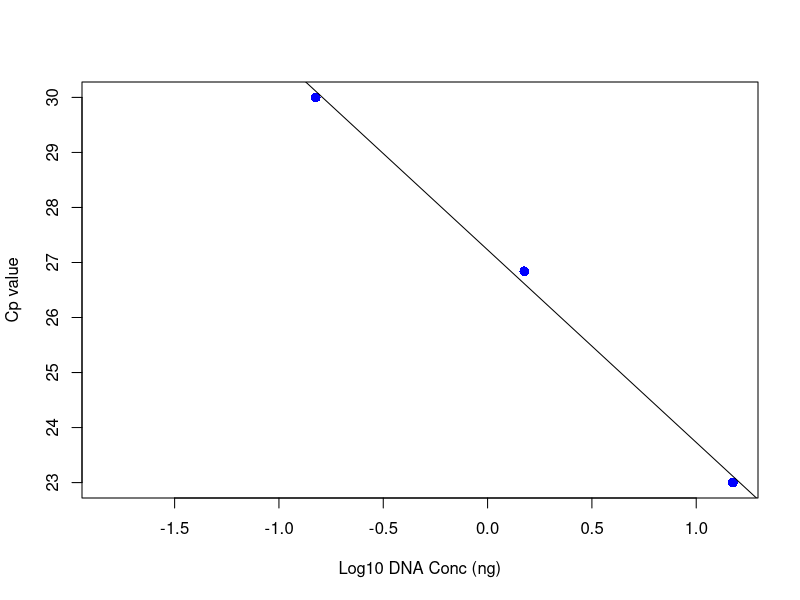
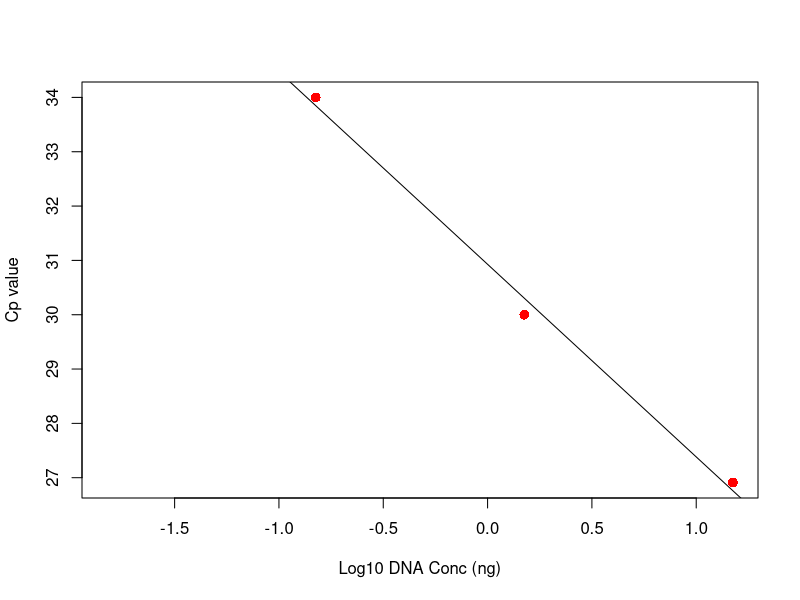
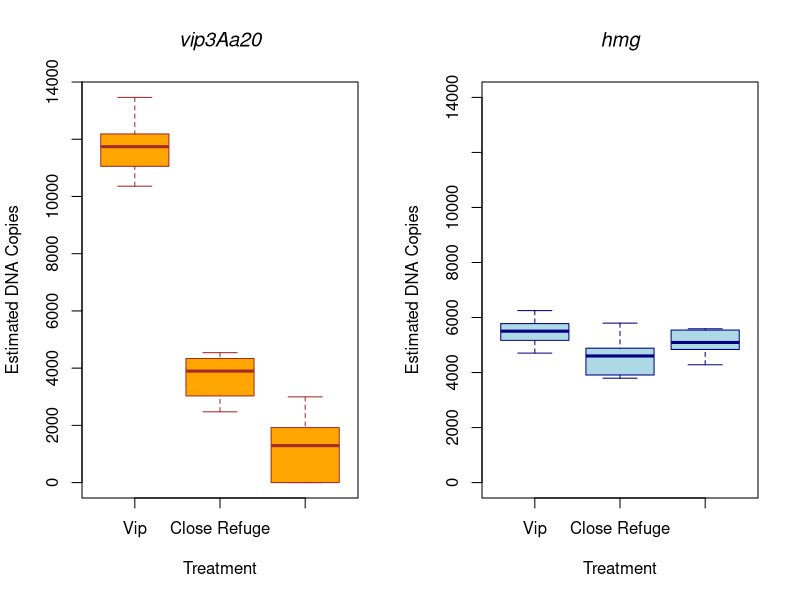

These figures' R source, in order:
#This is the script that I am using to analyze my corn kernel qPCR assay
#10112023 MLF


###### CUSTOM FUNCTIONS ######

#To calculate ng per test sample --------
abs_quant <- function(C,m,b){
  10^((C-b)/m)
}


# Bootstrapping function -------
boot.fn <- function(x, N=5000) {
  Int.1 <- replicate(N, mean(sample(x, size= length(x), replace=T)))
  Int.CI <- quantile(Int.1, probs=c(0.025,0.975))
  Int.CI
}


###### PREPPING WORKSPACE ######

x <- c("dplyr","ggpubr", "ggplot2", "data.table","gridExtra", "nlme") 
lapply(x, FUN = function(X) {do.call("library", list(X))}) #loading libraries

setwd("~/Downloads")

data <- read.csv("Vip_qPCR_2ndDer_10172023.csv", header = T)


#sanity check for data entry - all tests should have 4 except for one refuge sample, two per std, 4 negs 
table(data$Name)

#Getting NA samples, which were not detectable
data_NoAmp <- data[is.na(data$Cp),]
table(data_NoAmp$Name)# includes negatives

data_clean <- data[,c(4:8,11)]
data_clean <- subset(data_clean, Name != "neg")

#separating standard curve from test samples
data_SC <- subset(data_clean, Treat == "Std")
data_SC$Name <- as.numeric(data_SC$Name)

data_test <- subset(data_clean, Treat != "Std")
str(data_test)

#updating data structure
data_test$Primers <- as.factor(data_test$Primers)
data_test$Treat <- replace(data_test$Treat, data_test$Treat == "Vip", "AVip")#force reordering factor levels for analysis
data_test$Treat <- as.factor(data_test$Treat)
data_test$Name <- as.factor(data_test$Name)


###### STANDARD CURVE ANALYSES ######

#separating standard curves by primer pair
data_SC_hmg <- subset(data_SC, Primers == "hmg")
data_SC_Vip <- subset(data_SC, Primers == "Vip")


#model for hmg - the control gene
hmg_reg <- lm(Cp ~ log10(Name), data = data_SC_hmg)
summary(hmg_reg)

hmg_coef <- as.matrix(hmg_reg$coefficients)#pull m & b values from here.

plot(data_SC_hmg$Cp ~ log10(data_SC_hmg$Name), pch = 16, 
     cex = 1.3, col = "blue", xlab = "Log10 DNA Conc (ng)", ylab = "Cp value")
abline(lm(Cp ~ log10(Name), data = data_SC_hmg))


#model for Vip - the test gene
Vip_reg <- lm(Cp ~ log10(Name), data = data_SC_Vip)
summary(Vip_reg)

Vip_coef <- as.matrix(Vip_reg$coefficients)#pull m & b values from here.

plot(data_SC_Vip$Cp ~ log10(data_SC_Vip$Name), pch = 16, 
     cex = 1.3, col = "red", xlab = "Log10 DNA Conc (ng)", ylab = "Cp value")
abline(lm(Cp ~ log10(Name), data = data_SC_Vip))


###### ANALYSIS OF COPY NUMBER ACCORDING TO STEIBEL ET AL. 2009 ######

#direct analysis Cp values

data_test$CpNA <- data_test$Cp
data_test$CpNA <- ifelse(is.na(data_test$CpNA), 30, data_test$CpNA)#replacing high NAs with 30 (late cycle call)
fm1 <- lme(CpNA ~ Treat*Primers, random = ~Tech_rep|Name, data = data_test)
summary(fm1)

anova(fm1)


#analysis of estimated init quantities of DNA

#hmg primers
data_test_hmg <- subset(data_test, Primers == "hmg")
data_test_hmg$quant <- abs_quant(data_test_hmg$Cp, hmg_coef[2], hmg_coef[1])

#vip primers
data_test_Vip <- subset(data_test, Primers == "Vip")

#separating no amp vip from amped vip
data_Vip_NoAmp <- data_test_Vip[is.na(data_test_Vip$Cp),]
data_Vip_NoAmp$quant <- 0

data_test_Vip <- data_test_Vip[!is.na(data_test_Vip$Cp),]
data_test_Vip$quant <- abs_quant(data_test_Vip$Cp, Vip_coef[2], Vip_coef[1])

data_test_full <- rbind(data_test_hmg, data_test_Vip, data_Vip_NoAmp)#putting datasets back together

fm2 <- lme(quant ~ Treat*Primers, random = ~Tech_rep|Name, data = data_test_full)
summary(fm2)

anova(fm2)


###### EDA PLOTS OF TEST SAMPLES ######
data_test_full <- data_test_full[,c(1:4,8)]#removing CpNA

#calculating copy number

data_test_hmg <- subset(data_test_full, Primers == "hmg")

hmg_reshape <- reshape(data_test_hmg, idvar = c("Name", "Primers", "Treat"), 
                       timevar = "Tech_rep", direction = "wide")

hmg_reshape$meanQuant <- rowMeans(hmg_reshape[,c('quant.1', 'quant.2')], na.rm=FALSE)
hmg_reshape$Copies <- (hmg_reshape$meanQuant/0.002725)

hmg_meansByTreat <- tapply(hmg_reshape$Copies, hmg_reshape$Treat, mean)
hmg_meansByTreat

hmg_bootByTreat <- tapply(hmg_reshape$Copies, hmg_reshape$Treat, boot.fn)
hmg_bootByTreat


full_vip <- subset(data_test_full, Primers == "Vip")
Vip_reshape <- reshape(full_vip, idvar = c("Name", "Primers", "Treat"), 
                       timevar = "Tech_rep", direction = "wide")


Vip_reshape$meanQuant <- rowMeans(Vip_reshape[,c('quant.1', 'quant.2')], na.rm=FALSE)
Vip_reshape$Copies <- (Vip_reshape$meanQuant/0.002725)

Vip_meansByTreat <- tapply(Vip_reshape$Copies, Vip_reshape$Treat, mean)
Vip_meansByTreat

Vip_bootByTreat <- tapply(Vip_reshape$Copies, Vip_reshape$Treat, boot.fn)
Vip_bootByTreat



###### COMPARATIVE PLOTS NUM COPIES BY TREATMENT ######

#assuming haploid genome weight of maize to be 1 copy = 2.725 pg (from Liang et al. 2014 pp. 2605)

pdf("Vip_and_Control_DNA_Value_boxplot.pdf", width = 11, height = 8)

par(mfrow = c(1,2))

boxplot(Copies~Treat,
        data=Vip_reshape,
        main=substitute(paste(italic('vip3Aa20'))),
        xaxt = "n",
        xlab="Treatment",
        ylab="Estimated DNA Copies",
        col="orange",
        border="brown")
axis(1, at=1:3, labels=c("Vip", "Close Refuge", "Far Refuge"))

boxplot(Copies~Treat,
          data=hmg_reshape,
          main=substitute(paste(italic('hmg'))),
          xaxt = "n",
          ylim=c(0,14000),
          xlab="Treatment",
          ylab="Estimated DNA Copies",
          col="lightblue",
          border="navy")
axis(1, at=1:3, labels=c("Vip", "Close Refuge", "Far Refuge"))


dev.off()








